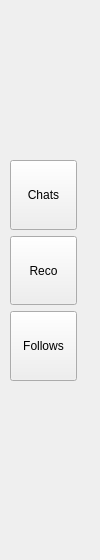
<?xml version="1.0" encoding="UTF-8"?>
<ui version="4.0">
 <class>SideBar</class>
 <widget class="QWidget" name="SideBar">
  <property name="geometry">
   <rect>
    <x>0</x>
    <y>0</y>
    <width>100</width>
    <height>560</height>
   </rect>
  </property>
  <property name="windowTitle">
   <string>Form</string>
  </property>
  <widget class="QWidget" name="layoutWidget">
   <property name="geometry">
    <rect>
     <x>10</x>
     <y>160</y>
     <width>67</width>
     <height>221</height>
    </rect>
   </property>
   <layout class="QVBoxLayout" name="verticalLayout">
    <item>
     <widget class="QToolButton" name="toolButton_chats">
      <property name="sizePolicy">
       <sizepolicy hsizetype="Preferred" vsizetype="Preferred">
        <horstretch>0</horstretch>
        <verstretch>0</verstretch>
       </sizepolicy>
      </property>
      <property name="text">
       <string>Chats</string>
      </property>
     </widget>
    </item>
    <item>
     <widget class="QToolButton" name="toolButton_recommendations">
      <property name="sizePolicy">
       <sizepolicy hsizetype="Preferred" vsizetype="Preferred">
        <horstretch>0</horstretch>
        <verstretch>0</verstretch>
       </sizepolicy>
      </property>
      <property name="text">
       <string>Reco</string>
      </property>
     </widget>
    </item>
    <item>
     <widget class="QToolButton" name="toolButton_follows">
      <property name="sizePolicy">
       <sizepolicy hsizetype="Preferred" vsizetype="Preferred">
        <horstretch>0</horstretch>
        <verstretch>0</verstretch>
       </sizepolicy>
      </property>
      <property name="text">
       <string>Follows</string>
      </property>
     </widget>
    </item>
   </layout>
  </widget>
 </widget>
 <resources/>
 <connections/>
</ui>
